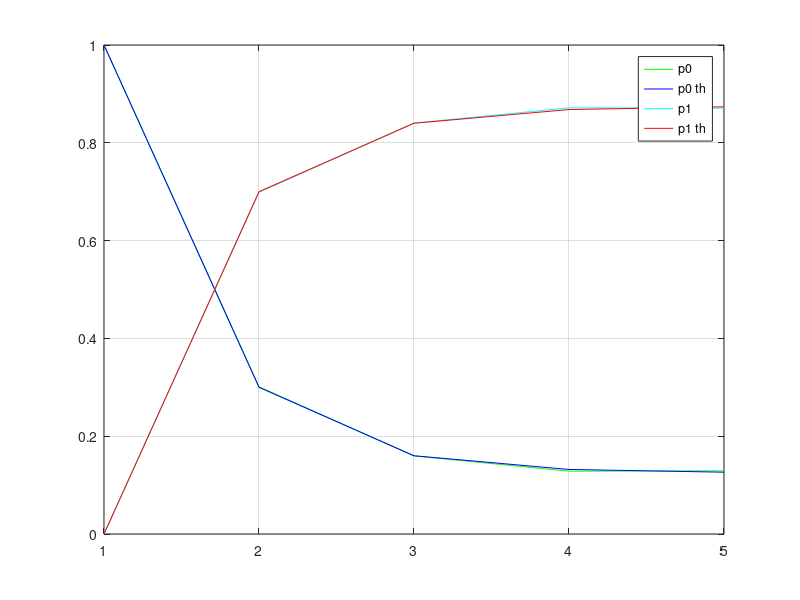

The MATLAB script that drew this image:
close all
clear all
t = 5; 
N = 10000;

P = [0.3 0.7;
    0.1 0.9];

P_pract = zeros(2, t); 
P_theor = zeros(2, t);

first_pos = 1; 
first_vec = [1 0]; 
actual_pos = first_pos;  

for i=1:N
    first_pos = actual_pos;
    actual_vec = zeros(1,t);
    for j =1:t
        actual_vec(j) = first_pos;
        rand_num = rand(1,1); 
        P_sum = 0; 
        for k = 1:length(P(first_pos,:))
            P_sum = P_sum + P(first_pos,k); 
            if rand_num < P_sum 
                first_pos = k; 
                break;
            end
        end
    end
    for j=1:t
        P_pract(actual_vec(j),j) = P_pract(actual_vec(j),j) + 1;
    end    
end

P_pract(1,:) = P_pract(1,:) / N;
P_pract(2,:) = P_pract(2,:) / N;

%%%%%%%%%%%%%%%%%%%%%%%%%%%%%%%%%%
vec = first_vec;
for i = 1:t 
    P_theor(1,i) = vec(1); 
    P_theor(2,i) = vec(2); 
    vec = vec * P; 
end
    
figure;
xlabel('t');
ylabel('p');
plot(1:t,P_pract(1,:),'g',1:t,P_theor(1,:),'b',1:t,P_pract(2,:),'c',1:t,P_theor(2,:),'r');
legend('p0','p0 th','p1','p1 th');
grid on;